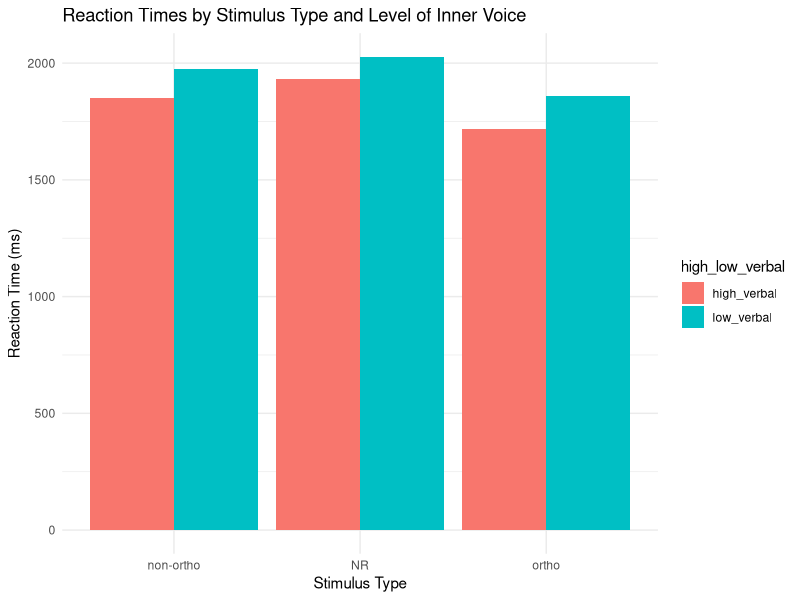
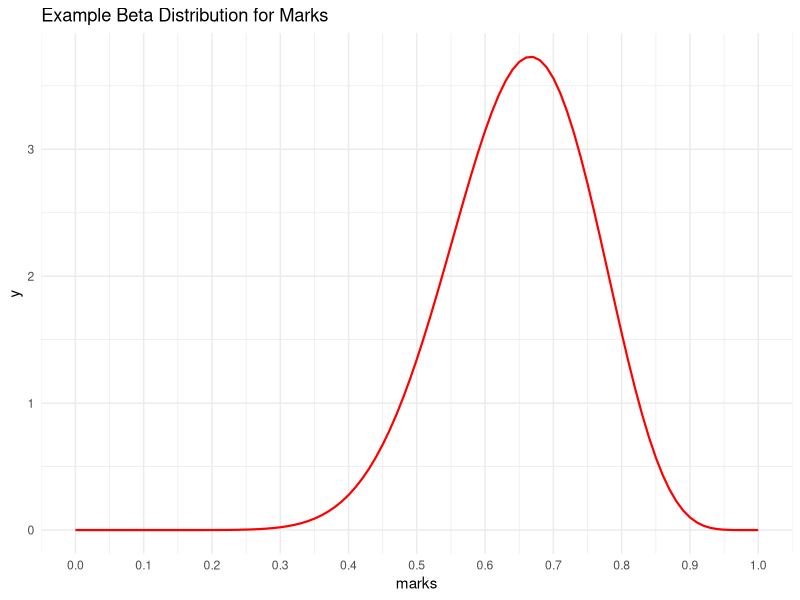
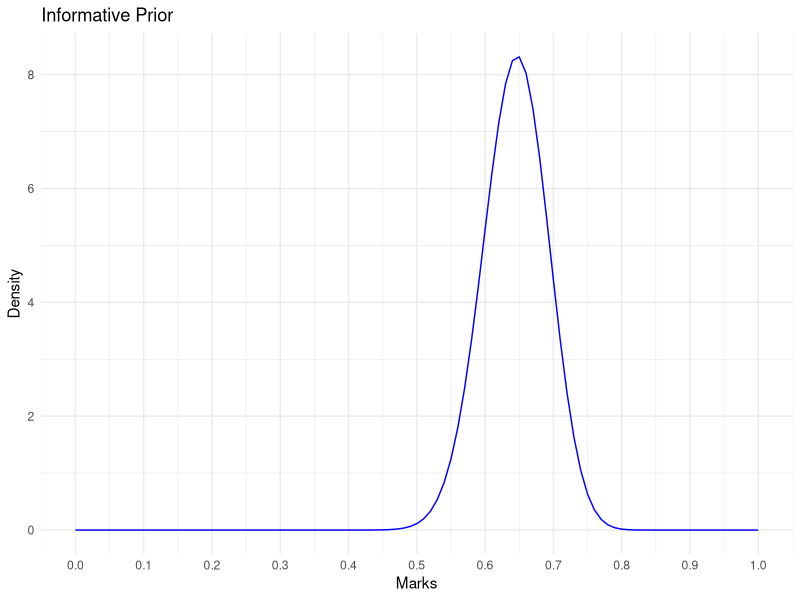
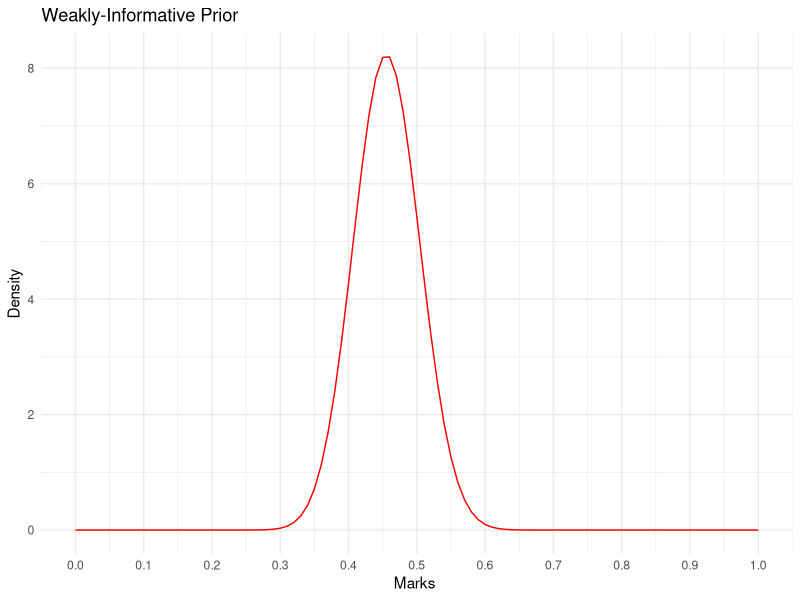
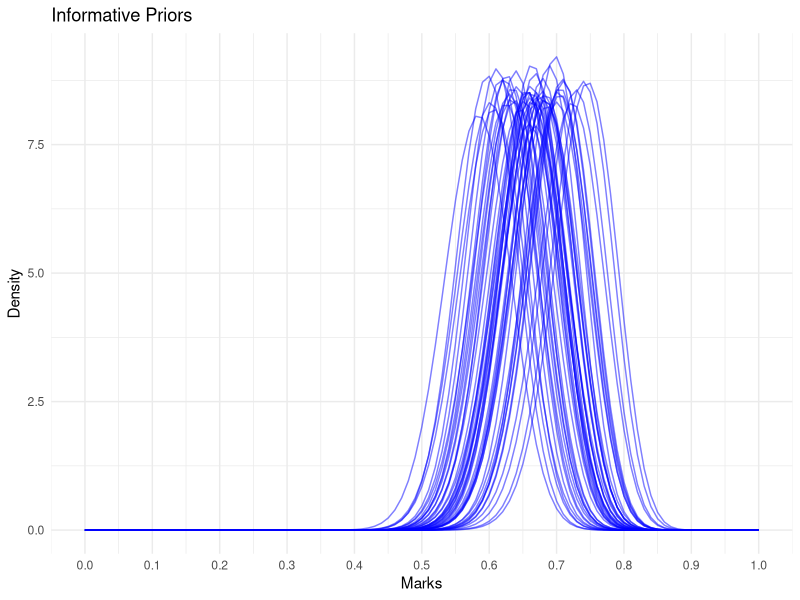
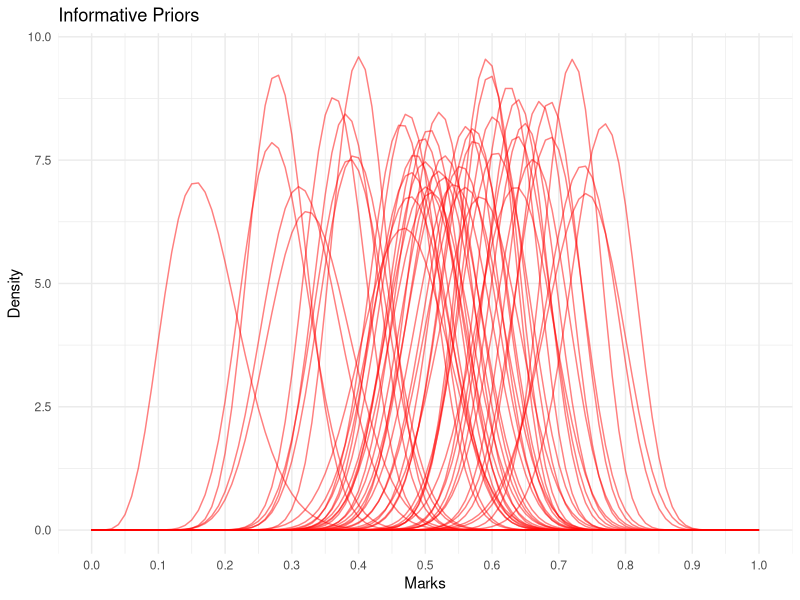

The R script that drew these images, in order:
library(tidyverse)
library(lme4)

#################### Question 2 ############################

#Load the data 
rhyming_data <- read.csv('data/rhyming.csv')

#tidying the data
rhyming_data_2 <- rhyming_data %>%
  unite(stimulus, image_1, image_2, sep = "_") #this is to merge columns image_1 and image_2 into a new column named stimulus  


# Calculate the mean reaction time for each combination of `type` and `high_low_verbal`
summary_data <- rhyming_data_2 %>%
  group_by(type, high_low_verbal) %>%
  summarise(mean_rt = mean(rt))

# Plot the data using a bar graph
ggplot(summary_data, aes(x = type, y = mean_rt, fill = high_low_verbal)) +
  geom_bar(stat = "identity", position = "dodge") +
  labs(title = "Reaction Times by Stimulus Type and Level of Inner Voice",
       x = "Stimulus Type",
       y = "Reaction Time (ms)") +
  theme_minimal() 


#Chose a linear mixed-effects model (LMM) to analyze the data
# Justification:
  #A mixed-effects model can account for both fixed effects (stimulus type, level of inner voice) and random effects (participant variability)
  #The data has multiple trials per participant.
rhyming_model <- lmer(data = rhyming_data, rt ~ type * high_low_verbal + (1 | worker_id))
summary(rhyming_model)

# Justification:
# - The model includes `type` and `high_low_verbal` as fixed effects, and their interaction.
# - The random effect `(1 | worker_id)` accounts for variability between participants.
# - This structure allows us to test whether the effect of stimulus type on reaction times depends on the level of inner speech.
#each person has an individual slope but no intercept 
#each person goes through one trial and one condition 



#Interpret the output
# Since p-value is not provided here, typically, a t-value with an absolute value greater than 2 is considered statistically significant at the 0.05 level.
# Correlation of Fixed Effects part of the model shows correlations between the estimates of the fixed effects.
   #High correlations (close to 1 or -1) can indicate multicollinearity, which might make the estimates unstable.


#Main effects:
#The type of group (NR and ortho) has a significant impact on the reaction time. Specifically:
   #The NR group has a significantly higher reaction time compared to the reference group (t = 2.385)
   # The ortho group has a significantly lower reaction time compared to the reference group (t = -4.085)
# These results indicate that the type of group is a predictor of reaction time, with the NR group associated with slower responses and the ortho group associated with faster responses compared to the baseline group.
   


#Interaction effects:
 #The interaction between group type (NR and ortho) and the the level of inner speech (high_low_verbal) are not statistically significant.
 #This suggests that the effect of group type on reaction time does not depend on the level of inner speech (high_low_verbal), and vice versa.

#Correlation of Fixed effects:
 #The correlations between the fixed effects are low to moderate
 #This indicates that there is no severe multicollinearity between the variables in the model, and the estimates of the fixed effects are stable and reliable.





########################## QUESTION 3 ###############################


#####3.1
#The Beta distribution takes two shape parameters: alpha (α) and beta (β)
# It is a continuous probability distribution defined on the interval [0, 1]
# In our case, the dependent variable (DV) represents percentages of marks. 
# Since the Beta distribution is defined on the interval [0, 1], we need to rescale the marks (0 to 100) to [0, 1].
# To do this, we divide the percentages by 100 (considering marks are out of 100)
   #For example: 
     # - A mark of 67% would become 0.67
     # - A mark of 85% would become 0.85



####3.2 
# Set seed for reproducibility
set.seed(100)

# Simulate marks out of 100 (as an example)
x <- seq(0, 100, by = 1)  # Marks range from 0 to 100

# Rescaling marks to fit into the [0, 1] interval
marks <- x / 100 
# The marks are rescaled to the interval [0, 1] by dividing each value by 100.
# This is necessary because the Beta distribution is defined only for values between 0 and 1.

# Define parameters for the Beta distribution
alpha <- 13
beta <- 7
#Here, 'alpha = 13' and 'beta = 7' are chosen as example values.

# Calculate the probability density function (PDF) for the Beta distribution
y <- dbeta(marks, alpha, beta)  # The result, 'y', represents the probability density at each value of 'marks'

# Create a data frame for plotting
beta_data <- tibble(x = marks, y = y)

# Plot the Beta distribution
ggplot(beta_data, aes(x = marks, y = y)) +
  geom_line(color = "red", linewidth = 0.75) +
  labs(title = "Example Beta Distribution for Marks") +
  scale_x_continuous(breaks = seq(0, 1, by = 0.1)) +
  theme_minimal()


#####3.3

# Defining parameters for informative prior
alpha_informative <- rnorm(n= 1, mean= 67, sd=5) 
beta_informative <- rnorm(n= 1, mean= 35, sd=5)
# Justification: Informative priors are based on prior knowledge, so we use the defined values for alpha_informative 

# Defining parameters for weakly-informative prior
alpha_weakly <- rnorm(n= 1, mean= 50, sd=20) #taking a mean mark of 50 here with a broad sd range
beta_weakly <-  rnorm(n= 1, mean= 40, sd=20)
# Justification: Weakly informative priors are broad and less specific, so we use mean of 50 and 40
# and larger standard deviations (20) to ensure that the priors cover a wide range of possible values.

# Calculate densities for informative and weakly informative priors
y_informative <- dbeta(marks, alpha_informative, beta_informative)
y_weakly <- dbeta(marks, alpha_weakly, beta_weakly)

# Creating tables for plotting
informative_data <- tibble(x = marks, y = y_informative, Prior = "Informative")
weakly_data <- tibble(x = marks, y = y_weakly, Prior = "Weakly-Informative")

# Plot for Informative Prior
ggplot(informative_data, aes(x = x, y = y)) +
  geom_path(color = "blue", size = 0.5) +
  labs(title = "Informative Prior",
       x = "Marks",
       y = "Density") +
  scale_x_continuous(breaks = seq(0, 1, by = 0.1)) +
  theme_minimal()

# Plot for Weakly-Informative Prior 
ggplot(weakly_data, aes(x = x, y = y)) +
  geom_path(color = "red", size = 0.5) +  
  labs(title = "Weakly-Informative Prior",
       x = "Marks ",
       y = "Density") +
  scale_x_continuous(breaks = seq(0, 1, by = 0.1)) +
  theme_minimal()



#### 3.4 

# Function to compute the density for a given alpha and beta
gen_prior_pred <- function(n, alpha_prior, beta_prior) { 
  x <- seq(0, 1, 0.01)   # Generate a sequence of x values (rescaled marks in [0, 1])
  
  # Create a table with the density values for the Beta distribution
  d <- tibble(n = n, alpha = alpha_prior, beta = beta_prior, 
              x = x, 
              y = dbeta(x, alpha_prior, beta_prior)) #compute beta density
  return(d) #Return the data 
}


# Create informative priors (narrow and specific)
priors_informative <- tibble(n = 1:50) %>% #Creating 50 prior samples, assuming that there are 50 students in the class
  group_by(n) %>% 
  mutate( alpha_prior = rnorm(n= 1, mean= 67, sd = 5) , #Using the defined alpha_informative value (centered around 67)
          beta_prior = rnorm(n= 1, mean= 35, sd = 5)  #Using the defined beta_informative value 
    )   
   
  
# Create weakly informative priors (broad and less specific)
priors_weakly <- tibble(n = 1:50) %>% 
  group_by(n) %>% 
  mutate(alpha_prior = rnorm(n= 1, mean= 50, sd=20) ,  #Using the defined alpha_weakly value (centered around 50)
         beta_prior = rnorm(n= 1, mean = 40, sd=20)  #Using the defined beta_weakly 
  )


# Apply function to each prior sample for informative priors
prior_llh_informative <- pmap_df(priors_informative, gen_prior_pred)

# Apply function to each prior sample for weakly informative priors
prior_llh_weakly <- pmap_df(priors_weakly, gen_prior_pred)

# Plot for Informative Priors
ggplot(prior_llh_informative, aes(x, y, group = interaction(alpha, beta))) +  
  geom_path(alpha = 0.50, color = "blue") +  
  labs(title = "Informative Priors",
       x = "Marks",
       y = "Density") +
  scale_x_continuous(breaks = seq(0, 1, by = 0.1)) +
  theme_minimal()

# Plot for Weakly Informative Priors
ggplot(prior_llh_weakly, aes(x, y, group = interaction(alpha, beta))) +  
  geom_path(alpha = 0.50, color = "red") +  
  labs(title = "Informative Priors",
       x = "Marks",
       y = "Density") +
  scale_x_continuous(breaks = seq(0, 1, by = 0.1)) +
  theme_minimal()





